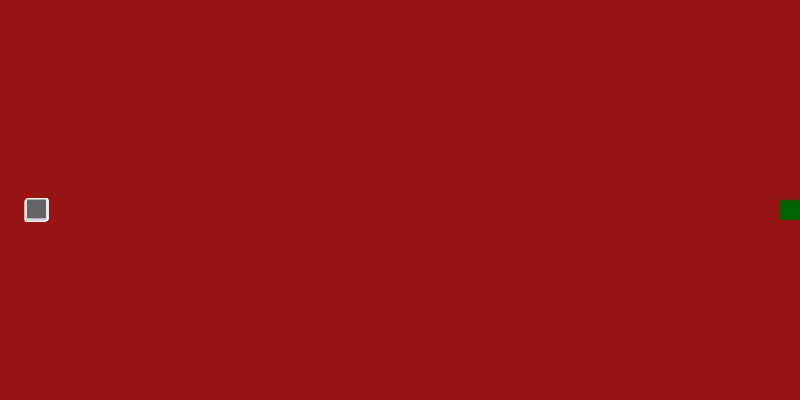
Frame 1 (no input)
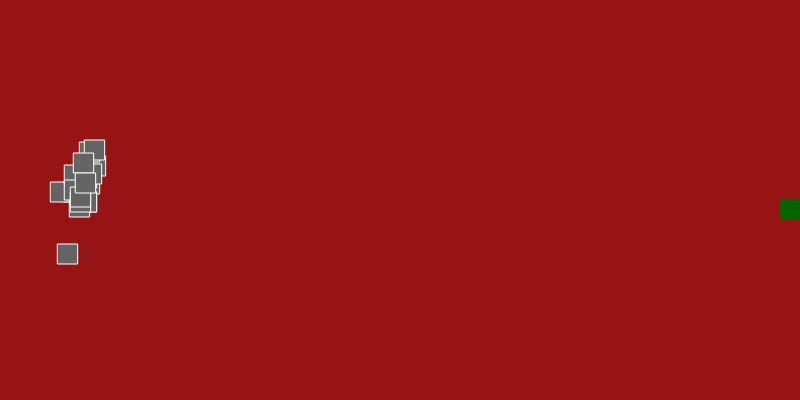
Frame 60 (no input)
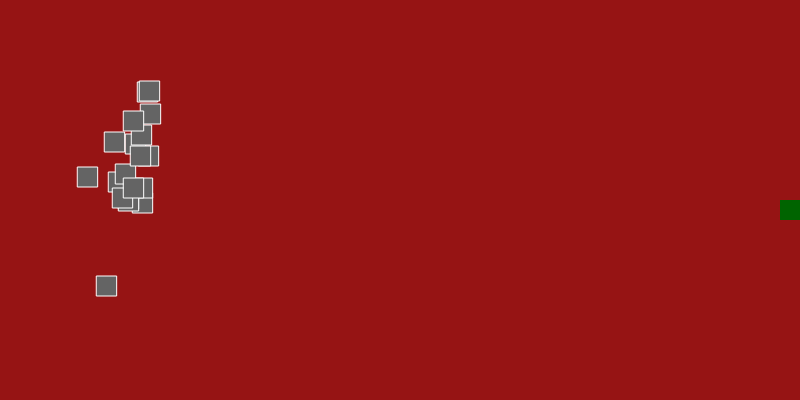
Frame 120 (the mouse pressed at the canvas centre since frame 60)

The p5.js sketch that drew these frames (run headless with seeded random() and noise() and a simulated clock; from frame 60 on, the mouse is pressed at the canvas centre):

// p5.js sketch
// ── sketch.js
var ship = [];
var population = 20;
var moveset = [];
var run_time = 240;
var objective;
var best;
var generation = 0;
var counter = 0;
var deathP = 100;
var fruit;

function setup() {
  createCanvas(800, 400);
  objective = createVector(width-20, height/2);
  for(let i = 0; i < population; i++){
    ship.push(new Ship(moveset, true));
    ship[i].initialize_md();
  }
  let size = createVector(20, 20);
  let pos = createVector(width-20, height/2);
  let color = [0, 100, 0];
  fruit = new Objective(pos, size, color);
  best = ship[0];
  best.points = 100000000;
}

function draw() {
  background(150, 20, 20);
  fruit.show();
  for(let i = 0; i < ship.length; i++){
    ship[i].move();
    ship[i].show();
  }
  counter++;
  reset();

}

function reset(){
  if(counter % run_time == 0){
    generationCrossOver();
    generation++;
    counter = 0;
    run_time += 30;
  }
}

function generationCrossOver(){
  best = findBest(best);
  for(let i = 0; i < ship.length; i++){
    ship[i].crossOver(best);
    ship[i].mutate();
  }
}

function findBest(at_best){
  //let bestId = 0;
  for(let i = 0; i < ship.length; i++){
    if(ship[i].points <= at_best.points ){
      at_best = ship[i];
      //bestId = i;
    }
  }
  return at_best;
}

function min_max(a, b, is = 0){
    if(is){
      if(a > b) return a;
      else return b;
    }
    else{
        if(a < b) return a;
        else return b;
    }
}

// ── Objective.js
class Objective{
  constructor(_pos, _size, _color){
    this.pos = _pos;
    this.size = _size;
    this.color = _color;
  }

  show(){
    noStroke();
    fill(this.color);
    rect(this.pos.x, this.pos.y, this.size.x, this.size.y);
  }

  collision(objx, objy, objsx, objsy){
    return !(this.pos.x > objx + objsx || this.pos.x + this.size.x < objx || this.pos.y + this.size.y < objy || this.pos.y > objy + objsy);
  }

}

// ── Ship.js
class Ship{
  constructor(_moveSet, _first){
    this.pos = createVector(width/30, height/2);
    this.points = 0;
    this.death = false;
    this.size = 20;
    this.md = [];
  }

  show(){
    stroke(255);
    fill(100);
    rect(this.pos.x, this.pos.y, this.size, this.size);
  }

  initialize_md(){
    this.md.push(floor(random(0, 100/7)));
    for(let i = 0; i < 7; i++){
      this.md.push(floor(random(this.md[i], 100)));
    }
  }

  move(){
    if(!this.death){
      let dir = floor(random(0, 101));
      //let dir = random(0, 1001)%101;
      this.moveDir(dir);
      this.point_counter();
      this.outBorders();
      this.win(fruit);
      return;
    }
  }

  crossOver(_best){
    for(let i = 0; i < this.md.length; i++){
      this.md[i] = (this.md[i]+_best.md[i]) / 2;
      this.mutate(i);
    }
    this.reset();
  }

  mutate(i){
    let mutation = floor(random(-10, 10));
    //let mutation = random(0, 1001)%6;
    this.md[i] += mutation;
  }

  point_counter(){
    this.points = dist(this.pos.x, this.pos.y, objective.x, objective.y);
  }

  outBorders(){
    if(this.collision(0, 0, 0, height) || this.collision(0, 0, width, 0) || this.collision(0, height, width, 0) || this.collision(width, 0, 0, height)){
      this.death = true;
      this.points += deathP;
      console.log("dead");
    }
  }

  win(wobjective){
    if(this.collision(wobjective.pos.x, wobjective.pos.y, wobjective.size.x, wobjective.size.y)){
      this.death = true;
      this.points -= deathP*2;
      console.log("win");
    }
  }

  collision(objx, objy, objsx, objsy){
    return !(this.pos.x > objx + objsx || this.pos.x + this.size < objx || this.pos.y + this.size < objy || this.pos.y > objy + objsy);
  }



  moveDir(dir){
    let speed;
    //switch(dir){
      if(dir > 0 && dir <= this.md[0])
        //North
        speed = createVector(0, -1);

      else if(dir <= this.md[1])
        //North-east
        speed = createVector(1, -1);

        else if(dir <= this.md[2])
        //East
        speed = createVector(1, 0);

        else if(dir <= this.md[3])
        //South-east
        speed = createVector(1, 1);

      else if(dir <= this.md[4])
        //South
        speed = createVector(0, 1);

      else if(dir <= this.md[5])
        //South-west
        speed = createVector(-1, 1);

      else if(dir <= this.md[6])
        //West
        speed = createVector(-1, 0);

      else if(dir <= this.md[7] && dir < 101)
        //North-west
        speed = createVector(-1, -1);
    //}
    else speed = createVector(0, 0);
    this.pos.add(speed);
  }

  reset(){
    //Reseting Data
    this.points = 0;
    this.pos = createVector(width/30, height/2);
    this.death = false;
  }


}
